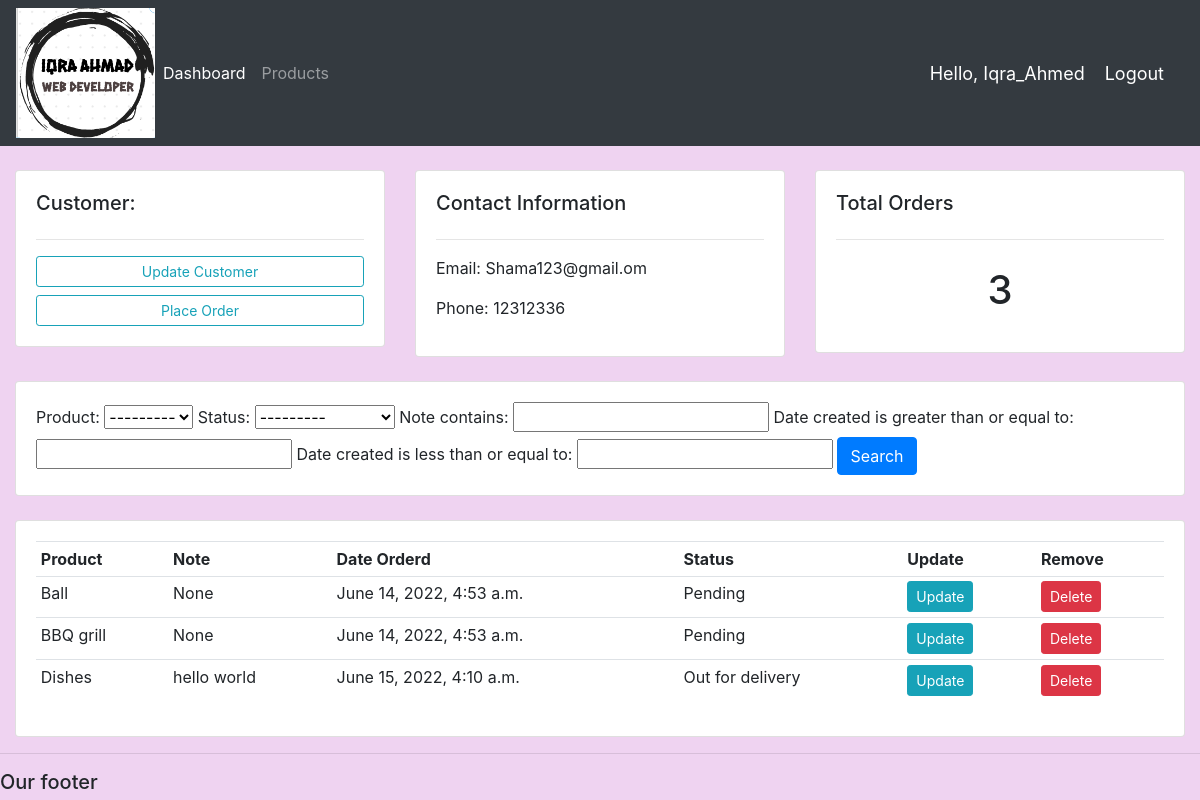
The app's page /customer/1/ (signed in) with its own data.
### accounts/models.py (models this page shows, shortened)
class Customer(models.Model):
	user = models.OneToOneField(User, null=True, blank=True, on_delete=models.CASCADE)
	name = models.CharField(max_length=200, null=True)
	phone = models.CharField(max_length=200, null=True)
	email = models.CharField(max_length=200, null=True)
	profile_pic = models.ImageField(default="profile1.png", null=True, blank=True)
	date_created = models.DateTimeField(auto_now_add=True, null=True)

class Order(models.Model):
	STATUS = (
			('Pending', 'Pending'),
			('Out for delivery', 'Out for delivery'),
			('Delivered', 'Delivered'),
			)
	customer = models.ForeignKey(Customer, null=True, on_delete= models.SET_NULL)
	product = models.ForeignKey(Product, null=True, on_delete= models.SET_NULL)
	date_created = models.DateTimeField(auto_now_add=True, null=True)
	status = models.CharField(max_length=200, null=True, choices=STATUS)
	note = models.CharField(max_length=1000, null=True)

class Product(models.Model):
	CATEGORY = (
			('Indoor', 'Indoor'),
			('Out Door', 'Out Door'),
			)
	name = models.CharField(max_length=200, null=True)
	price = models.FloatField(null=True)
	category = models.CharField(max_length=200, null=True, choices=CATEGORY)
	description = models.CharField(max_length=200, null=True, blank=True)
	date_created = models.DateTimeField(auto_now_add=True, null=True)
	tags = models.ManyToManyField(Tag)
	def __str__(self):
		return self.name

### accounts/decorators.py (the view)
        def wrapper_func(request, *args, **kwargs):
            group = None
            if request.user.groups.exists():
                group = request.user.groups.all()[0].name
            if group in allowed_roles:
                return view_func(request, *args, **kwargs)
            else:
                return HttpResponse('You are not authorized to view this page')

### accounts/views.py (called while the page is built)
@login_required(login_url='login')
@allowed_users(allowed_roles=['admin'])
def customer(request, pk_test):
	customer = Customer.objects.get(id=pk_test)
	orders = customer.order_set.all()
	order_count = orders.count()
	myFilter = OrderFilter(request.GET, queryset=orders)
	orders = myFilter.qs
	context = {'customer':customer, 'orders':orders, 'order_count':order_count,
	'myFilter':myFilter}
	return render(request, 'accounts/customer.html',context)

### accounts/templates/accounts/customer.html
{%  extends 'accounts/main.html' %}
{% block content %}
	<br>
<div class="row">
	<div class="col-md">
		<div class="card card-body">
			<h5>Customer:</h5>
			<hr>
			<a class="btn btn-outline-info  btn-sm btn-block" href="">Update Customer</a>
			<a class="btn btn-outline-info  btn-sm btn-block" href="{% url 'create_order' customer.id %}">Place Order</a>
		</div>
	</div>
	<div class="col-md">
		<div class="card card-body">
			<h5>Contact Information</h5>
			<hr>
			<p>Email: {{customer.email}}</p>
			<p>Phone: {{customer.phone}}</p>
		</div>
	</div>
	<div class="col-md">
		<div class="card card-body">
			<h5>Total Orders</h5>
			<hr>
			<h1 style="text-align: center;padding: 10px">{{order_count}}</h1>
		</div>
	</div>
</div>
<br>
<div class="row">
	<div class="col">
		<div class="card card-body">
			<form method="get">
				{{myFilter.form}}
		    <button class="btn btn-primary" type="submit">Search</button>
		  </form>
		</div>
	</div>
</div>
<br>
<div class="row">
	<div class="col-md">
		<div class="card card-body">
			<table class="table table-sm">
				<tr>
					<th>Product</th>
					<th>Note</th>
					<th>Date Orderd</th>
					<th>Status</th>
					<th>Update</th>
					<th>Remove</th>
				</tr>
				{% for order in orders %}
				<tr>
					<td>{{order.product}}</td>
					<td>{{order.note}}</td>
					<td>{{order.date_created}}</td>
					<td>{{order.status}}</td>
					<td><a class="btn btn-sm btn-info" href="{% url 'update_order' order.id %}">Update</a></td>
					<td><a class="btn btn-sm btn-danger" href="{% url 'delete_order' order.id %}">Delete</a></td>
				</tr>
				{% endfor %}
			</table>
		</div>
	</div>
</div>
{% endblock %}

### accounts/templates/accounts/navbar.html (shortened to what this page needs)
{% load static %}
<nav class="navbar navbar-expand-lg navbar-dark bg-dark">
 <img src="{% static 'images/logo1.png' %}" height="130px">
  <div class="collapse navbar-collapse" id="navbarNav">
    <ul class="navbar-nav">
      {% if request.user.is_staff %}
      <li class="nav-item active">
        <a class="nav-link" href="{% url 'home' %}">Dashboard</a>
      </li>
      <li class="nav-item">
        <a class="nav-link" href="{% url 'products' %}">Products</a>
      </li>
      {% endif%}
    </ul>
  </div>
  <span class="hello-msg">Hello, {{request.user}}</span>
  <span ><a  class="hello-msg" href="{% url 'logout' %}">Logout</a></span>
</nav>

### static/css/main.css (style rules this page uses)
body { background-color: #efd3f1; }

### accounts/templates/accounts/navbar.html (style rules this page uses)
.hello-msg { font-size: 18px; color: rgb(255, 255, 255); margin-right: 20px; }

### records on screen
Customer: email "Shama123@gmail.om", phone "12312336"
Order: product "Ball", note "None", date_created "June 14, 2022, 4:53 a.m.", status "Pending"
Order: product "BBQ grill", note "None", date_created "June 14, 2022, 4:53 a.m.", status "Pending"
Order: product "Dishes", note "hello world", date_created "June 15, 2022, 4:10 a.m.", status "Out for delivery"

### other values on screen
{{ request.user }} "Iqra_Ahmed"
{{ order_count }} "3"
